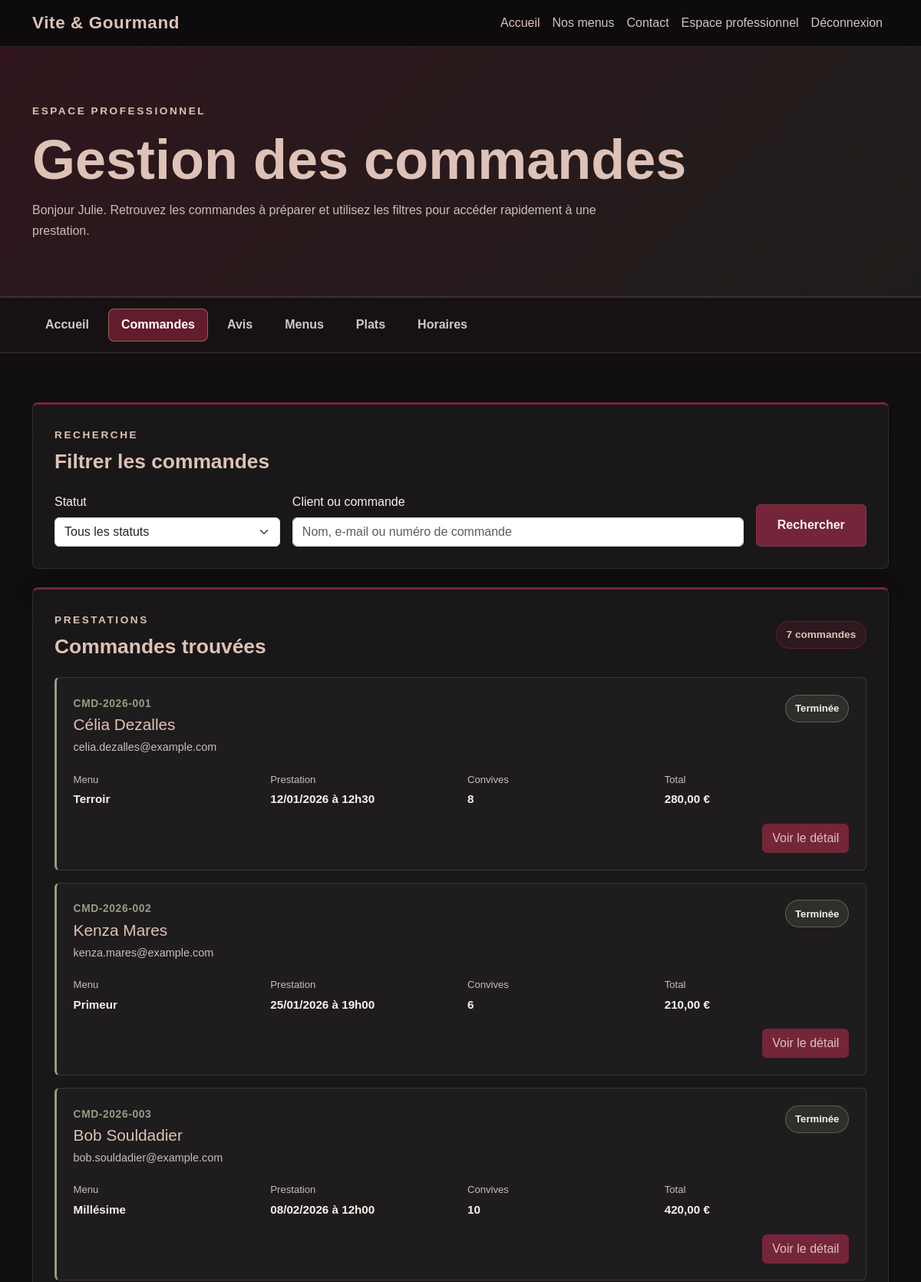
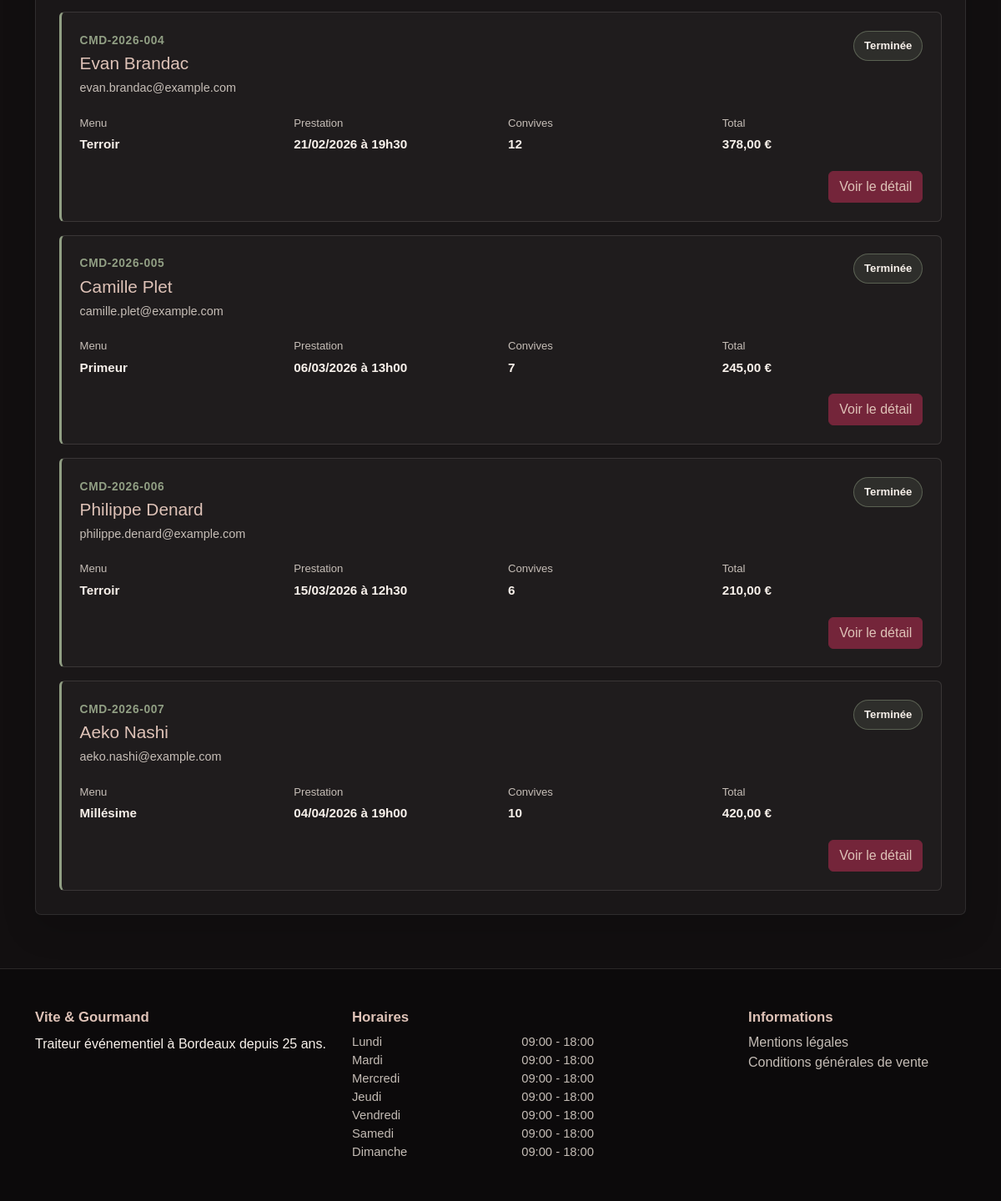
Page /employee/dashboard (signed in) on the earlier database version (2 pictures, top to bottom).
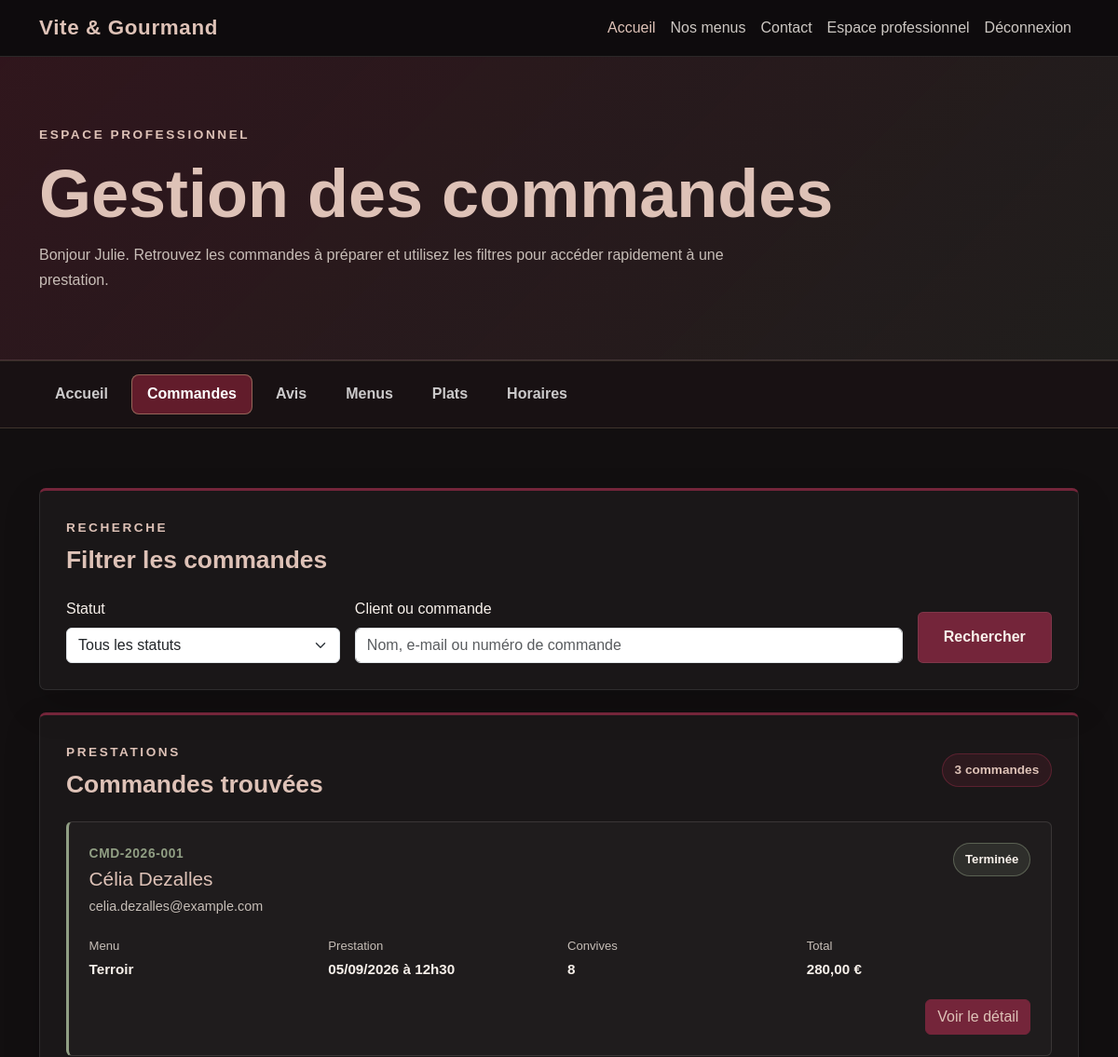
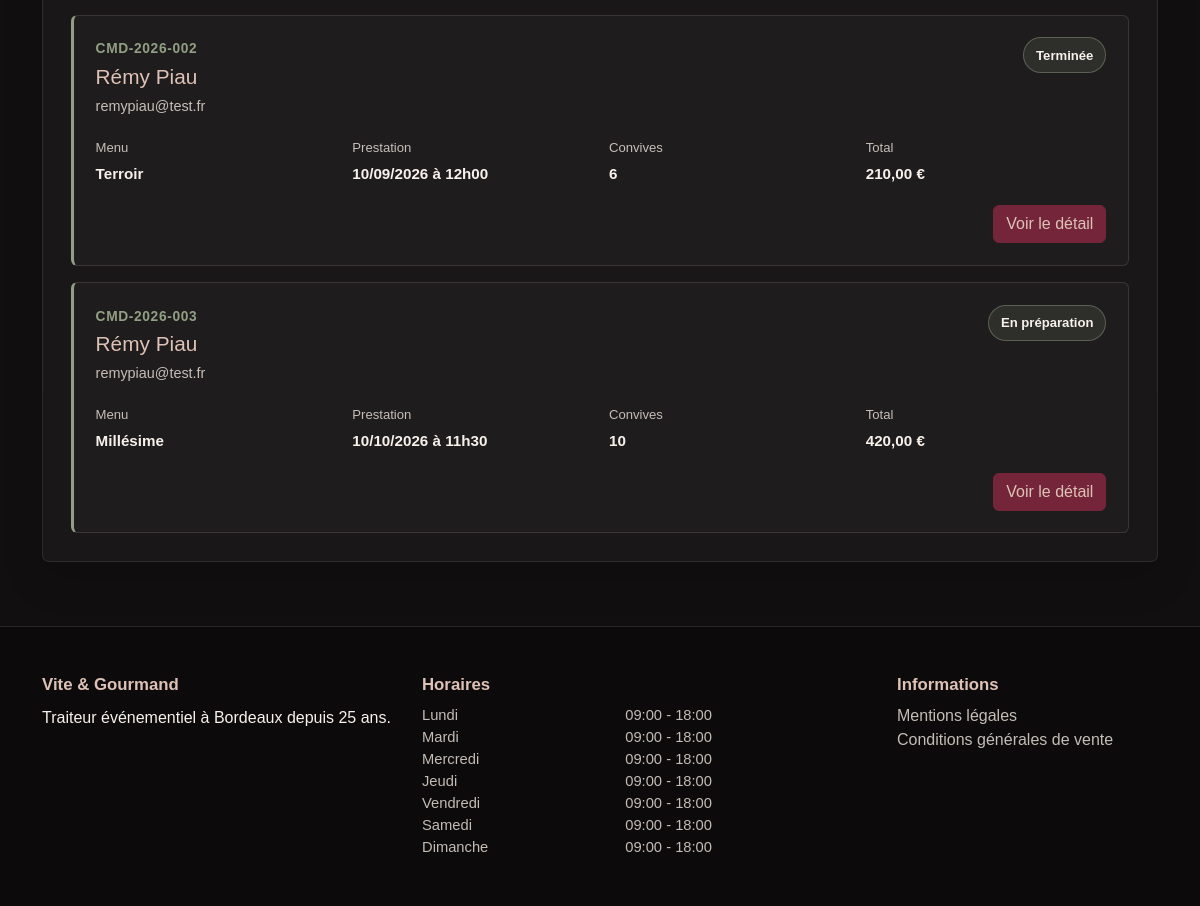
Same page on the later database version (2 pictures, top to bottom).
### tables this page shows
CREATE TABLE users (
    id INT AUTO_INCREMENT PRIMARY KEY,
    role_id INT NOT NULL,
    first_name VARCHAR(100) NOT NULL,
    last_name VARCHAR(100) NOT NULL,
    phone VARCHAR(20) NOT NULL,
    email VARCHAR(190) NOT NULL UNIQUE,
    address VARCHAR(255) NOT NULL,
    postal_code VARCHAR(10) NOT NULL,
    city VARCHAR(100) NOT NULL,
    password_hash VARCHAR(255) NOT NULL,
    is_active BOOLEAN NOT NULL DEFAULT TRUE,
    created_at TIMESTAMP NOT NULL DEFAULT CURRENT_TIMESTAMP,
    updated_at TIMESTAMP NOT NULL DEFAULT CURRENT_TIMESTAMP
        ON UPDATE CURRENT_TIMESTAMP,

    CONSTRAINT fk_users_role
        FOREIGN KEY (role_id)
        REFERENCES roles(id)
        ON DELETE RESTRICT
);

CREATE TABLE orders (
    id INT AUTO_INCREMENT PRIMARY KEY,
    order_number VARCHAR(30) NOT NULL UNIQUE,
    user_id INT NOT NULL,
    menu_id INT NOT NULL,
    current_status_id INT NOT NULL,
    customer_first_name VARCHAR(100) NOT NULL,
    customer_last_name VARCHAR(100) NOT NULL,
    customer_email VARCHAR(190) NOT NULL,
    customer_phone VARCHAR(20) NOT NULL,
    delivery_address VARCHAR(255) NOT NULL,
    delivery_postal_code VARCHAR(10) NOT NULL,
    delivery_city VARCHAR(100) NOT NULL,
    event_date DATE NOT NULL,
    delivery_time TIME NOT NULL,
    people_count INT NOT NULL,
    menu_price DECIMAL(10, 2) NOT NULL,
    delivery_price DECIMAL(10, 2) NOT NULL DEFAULT 0,
    total_price DECIMAL(10, 2) NOT NULL,
    cancellation_reason TEXT NULL,
    cancellation_contact_method VARCHAR(50) NULL,
    equipment_loaned BOOLEAN NOT NULL DEFAULT FALSE,
    equipment_return_deadline DATETIME NULL,
    equipment_returned_at DATETIME NULL,
    created_at TIMESTAMP NOT NULL DEFAULT CURRENT_TIMESTAMP,
    updated_at TIMESTAMP NOT NULL DEFAULT CURRENT_TIMESTAMP
        ON UPDATE CURRENT_TIMESTAMP,

    CONSTRAINT fk_orders_user
        FOREIGN KEY (user_id)
        REFERENCES users(id)
        ON DELETE RESTRICT,

    CONSTRAINT fk_orders_menu
        FOREIGN KEY (menu_id)
        REFERENCES menus(id)
        ON DELETE RESTRICT,

    CONSTRAINT fk_orders_current_status
        FOREIGN KEY (current_status_id)
        REFERENCES order_statuses(id)
        ON DELETE RESTRICT
);

CREATE TABLE order_statuses (
    id INT AUTO_INCREMENT PRIMARY KEY,
    name VARCHAR(100) NOT NULL UNIQUE
);

CREATE TABLE menus (
    id INT AUTO_INCREMENT PRIMARY KEY,
    theme_id INT NOT NULL,
    dietary_type_id INT NOT NULL,
    title VARCHAR(150) NOT NULL,
    description TEXT NOT NULL,
    conditions TEXT NOT NULL,
    minimum_order_days INT NOT NULL DEFAULT 1,
    available_from DATE NULL,
    available_until DATE NULL,
    minimum_people INT NOT NULL,
    base_price DECIMAL(10, 2) NOT NULL,
    stock_quantity INT NOT NULL DEFAULT 0,
    is_active BOOLEAN NOT NULL DEFAULT TRUE,
    created_at TIMESTAMP NOT NULL DEFAULT CURRENT_TIMESTAMP,
    updated_at TIMESTAMP NOT NULL DEFAULT CURRENT_TIMESTAMP
        ON UPDATE CURRENT_TIMESTAMP,

    CONSTRAINT fk_menus_theme
        FOREIGN KEY (theme_id)
        REFERENCES themes(id)
        ON DELETE RESTRICT,

    CONSTRAINT fk_menus_dietary_type
        FOREIGN KEY (dietary_type_id)
        REFERENCES dietary_types(id)
        ON DELETE RESTRICT
);

CREATE TABLE opening_hours (
    id INT AUTO_INCREMENT PRIMARY KEY,
    day_number TINYINT NOT NULL UNIQUE,
    day_name VARCHAR(20) NOT NULL,
    opening_time TIME NULL,
    closing_time TIME NULL,
    is_closed BOOLEAN NOT NULL DEFAULT FALSE
);

### app/Views/employee/dashboard.php (the view, shortened to what the rows shown need)
<section class="employee-dashboard-hero py-5">
    <div class="container py-4">
        <p class="section-subtitle mb-2">
            Espace professionnel
        </p>
        <h1 class="employee-dashboard-title">
            Gestion des commandes
        </h1>
        <p class="employee-dashboard-introduction mb-0">
            Bonjour
            <?php echo htmlspecialchars($user['first_name']); ?>.
            Retrouvez les commandes à préparer et utilisez les filtres
            pour accéder rapidement à une prestation.
        </p>
    </div>
</section>
<section class="employee-dashboard-section py-5">
    <div class="container py-3">
        <section class="employee-dashboard-card mb-4">
            <div class="employee-dashboard-card-header">
                <h2 class="employee-dashboard-card-title">
                    Filtrer les commandes
                </h2>
            </div>
        </section>
        <section class="employee-dashboard-card">
            <div class="employee-orders-heading">
                <div class="employee-dashboard-card-header mb-0">
                    <h2 class="employee-dashboard-card-title">
                        Commandes trouvées
                    </h2>
                </div>
            </div>
            <?php if (!empty($orders)): ?>
                <div class="employee-orders-list">
                    <?php foreach ($orders as $order): ?>
                        <?php
                        $eventDate = date_create(
                            $order['event_date']
                        );
                        $deliveryTime = date_create(
                            $order['delivery_time']
                        );
                        ?>
                        <article class="employee-order-card">
                            <div class="employee-order-card-header">
                                <div>
                                    <p class="employee-order-reference mb-1">
                                        <?php
                                        echo htmlspecialchars(
                                            $order['order_number']
                                        );
                                        ?>
                                    </p>
                                    <h3 class="employee-order-client">
                                        <?php
                                        echo htmlspecialchars(
                                            $order['customer_first_name']
                                                . ' '
                                                . $order['customer_last_name']
                                        );
                                        ?>
                                    </h3>
                                    <p class="employee-order-email mb-0">
                                        <?php
                                        echo htmlspecialchars(
                                            $order['customer_email']
                                        );
                                        ?>
                                    </p>
                                </div>
                                <span class="user-order-status">
                                    <?php
                                    echo htmlspecialchars(
                                        $order['status_name']
                                    );
                                    ?>
                                </span>
                            </div>
                            <div class="employee-order-information">
                                <div>
                                    <span class="user-order-label">
                                        Menu
                                    </span>
                                    <strong>
                                        <?php
                                        echo htmlspecialchars(
                                            $order['menu_title']
                                        );
                                        ?>
                                    </strong>
                                </div>
                                <div>
                                    <span class="user-order-label">
                                        Prestation
                                    </span>
                                    <strong>
                                        <?php
                                        echo $eventDate
                                            ? $eventDate->format('d/m/Y')
                                            : '';
                                        ?>
                                        à
                                        <?php
                                        echo $deliveryTime
                                            ? $deliveryTime->format('H\hi')
                                            : '';
                                        ?>
                                    </strong>
                                </div>
                                <div>
                                    <span class="user-order-label">
                                        Convives
                                    </span>
                                    <strong>
                                        <?php
                                        echo (int) $order['people_count'];
                                        ?>
                                    </strong>
                                </div>
                                <div>
                                    <span class="user-order-label">
                                        Total
                                    </span>
                                    <strong>
                                        <?php
                                        echo number_format(
                                            (float) $order['total_price'],
                                            2,
                                            ',',
                                            ' '
                                        );
                                        ?>
                                        €
                                    </strong>
                                </div>
                            </div>
                            <div class="employee-order-actions">
                                <a
                                    href="<?php
                                            echo BASE_URL
                                                . '/employee/order/detail?id='
                                                . (int) $order['id'];
                                            ?>"
                                    class="btn user-order-detail-button">
                                    Voir le détail
                                </a>
                            </div>
                        </article>
                    <?php endforeach; ?>
                </div>
            <?php endif; ?>
        </section>
    </div>
</section>

### app/Views/layouts/footer.php (shortened to what the rows shown need)
</main>
<footer class="site-footer">
    <div class="container py-5">
        <div class="row gy-4">
            <div class="col-lg-4 col-md-6">
                <h2 class="footer-title">
                    Vite & Gourmand
                </h2>
            </div>
            <div class="col-lg-5 col-md-6">
                <h2 class="footer-title">
                    Horaires
                </h2>
                <?php if (!empty($openingHours)): ?>
                    <ul class="opening-hours-list list-unstyled mb-0">
                        <?php foreach ($openingHours as $openingHour): ?>
                            <li class="opening-hours-item">
                                <span>
                                    <?php echo htmlspecialchars($openingHour['day_name']); ?>
                                </span>
                                <span>
                                    <?php if ((bool) $openingHour['is_closed']): ?>
                                        Fermé
                                    <?php else: ?>
                                        <?php
                                        echo htmlspecialchars(
                                            substr($openingHour['opening_time'], 0, 5)
                                        );
                                        ?>
                                        -
                                        <?php
                                        echo htmlspecialchars(
                                            substr($openingHour['closing_time'], 0, 5)
                                        );
                                        ?>
                                    <?php endif; ?>
                                </span>
                            </li>
                        <?php endforeach; ?>
                    </ul>
                <?php else: ?>
                    <p class="mb-0">
                        Les horaires seront bientôt disponibles.
                    </p>
                <?php endif; ?>
            </div>
            <div class="col-lg-3 col-md-6">
                <h2 class="footer-title">
                    Informations
                </h2>
            </div>
        </div>
    </div>
</footer>
</body>
</html>

Differences in the rows shown:
removed orders: order_number "CMD-2026-004", customer_first_name+customer_last_name "Evan Brandac", customer_email "evan.brandac@example.com", current_status.name "Terminée", menu.title "Terroir", event_date "21/02/2026", delivery_time "19h30", people_count "12", total_price "378,00"
removed orders: order_number "CMD-2026-005", customer_first_name+customer_last_name "Camille Plet", customer_email "camille.plet@example.com", current_status.name "Terminée", menu.title "Primeur", event_date "06/03/2026", delivery_time "13h00", people_count "7", total_price "245,00"
removed orders: order_number "CMD-2026-006", customer_first_name+customer_last_name "Philippe Denard", customer_email "philippe.denard@example.com", current_status.name "Terminée", menu.title "Terroir", event_date "15/03/2026", delivery_time "12h30", people_count "6", total_price "210,00"
removed orders: order_number "CMD-2026-007", customer_first_name+customer_last_name "Aeko Nashi", customer_email "aeko.nashi@example.com", current_status.name "Terminée", menu.title "Millésime", event_date "04/04/2026", delivery_time "19h00", people_count "10", total_price "420,00"
changed orders "Célia Dezalles": event_date "12/01/2026" → "05/09/2026"
changed orders "CMD-2026-002": customer_first_name+customer_last_name "Kenza Mares" → "Rémy Piau"; customer_email "kenza.mares@example.com" → "remypiau@test.fr"; menu.title "Primeur" → "Terroir"; event_date "25/01/2026" → "10/09/2026"; delivery_time "19h00" → "12h00"
changed orders "Millésime": customer_first_name+customer_last_name "Bob Souldadier" → "Rémy Piau"; customer_email "bob.souldadier@example.com" → "remypiau@test.fr"; current_status.name "Terminée" → "En préparation"; event_date "08/02/2026" → "10/10/2026"; delivery_time "12h00" → "11h30"
Other differences:
count($orders): "7" → "3"
